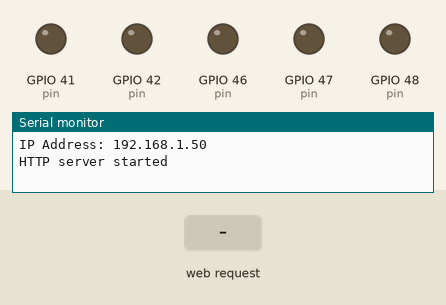
This sketch was run on a simulated ESP32. Shown: output pins drawn as LEDs (lit = HIGH), the last lines printed to the serial monitor. Inputs (shaded band) come from the test bench. WiFi joins after 1.5 s; servers stay silent unless stated.

Above: at 2.7 s.
2.8 s: HTTP request GET /boot/1 received
At 5.2 s:
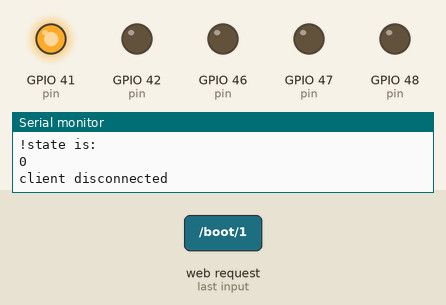
5.8 s: HTTP request GET /boot/2 received
At 7.55 s:
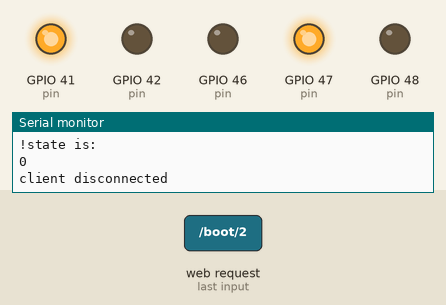
8.8 s: HTTP request GET /boot/3 received
At 10.55 s:
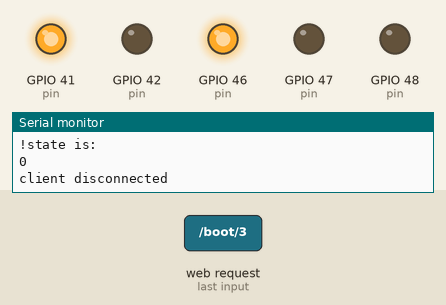
11.8 s: HTTP request GET /boot/4 received
At 13.55 s:
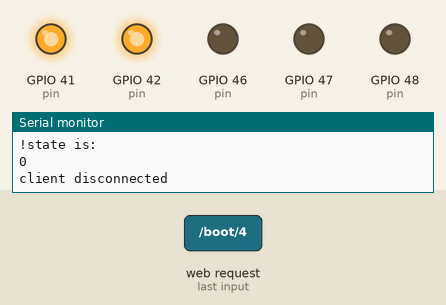
Timing chart, 0 to 15.3 s (numbered marks = the images above; inputs shaded):
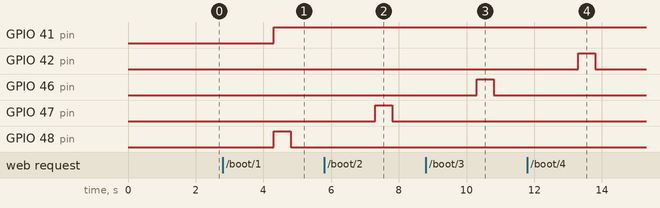

The sketch:

esp_betterETHERNET.ino
```cpp
#include <SPI.h>
#include <Ethernet.h>
#include <NetworkClient.h>
#include <HTTPClient.h>
#include <WebServer.h>
#include <ESPmDNS.h>
#include <ArduinoJson.h>
#include <vector>

#define W5500_CS    14  // Chip Select pin
#define W5500_RST    9  // Reset pin
#define W5500_INT   10  // Interrupt pin
#define W5500_MISO  12  // MISO pin
#define W5500_MOSI  11  // MOSI pin
#define W5500_SCK   13  // Clock pin

#define DEBUG true

String status = "";

byte mac[] = { 0xDE, 0xAD, 0xBE, 0xEF, 0xFE, 0xED };

EthernetServer server(80);

// Time stuffs
struct TimedAction {
  unsigned long triggerTime;
  int pin;
  bool state;
};

unsigned long currentMillis;
const unsigned long oneSecond = 1000;
const unsigned long twoSeconds = 2000;
std::vector<TimedAction> timedActionsVec;

void command(const String& CMD) {
  JsonDocument json;
  DeserializationError error = deserializeJson(json, CMD);
  if (error) {
    Serial.println("Failed to parse");
    return;
  }

  JsonArray array = json.as<JsonArray>();
  changePowerState(array);
}

void changePowerState(JsonArray array) {
  for (int i = 0; i < array.size(); i++) {
    JsonObject obj = array[i];
    String pinNum = obj["pin"].as<String>();
    bool state = obj["power"];
    bool pulse = obj["pulse"];

    int pin = -1;
    if (pinNum == "boot_1") {
      pin = 48;
    } else if (pinNum == "boot_2") {
      pin = 47;
    } else if (pinNum == "boot_3") {
      pin = 46;
    } else if (pinNum == "boot_4") {
      pin = 42;
    } else if (pinNum == "reset") {
      pin = 41;
    }

    changePowerStateReal(pin, state);

    if (pulse) {
      unsigned long pulseTime;
      if(pinNum == "reset") pulseTime = oneSecond;
      else pulseTime = twoSeconds;

      if (DEBUG) Serial.println("pulseTime is: ");
      if (DEBUG) Serial.println(pulseTime);

      if (DEBUG) Serial.println("pin is: ");
      if (DEBUG) Serial.println(pin);

      if (DEBUG) Serial.println("!state is: ");
      if (DEBUG) Serial.println(!state);

      TimedAction newAction = {currentMillis + pulseTime, pin, !state};
      timedActionsVec.push_back(newAction);
    }
  }
}

void changePowerStateReal(int pin, bool state) {
    if (state) digitalWrite(pin, HIGH);
    else digitalWrite(pin, LOW);
}

void returnToClient(EthernetClient client){
    client.println("HTTP/1.1 200 OK");
    client.println("Content-Type: application/json");
    client.println("Connection: close");  // the connection will be closed after completion of the response
    //client.println("Refresh: 5");  // refresh the page automatically every 5 sec
    client.println();
    client.println("{}");
}

void setup() {
  pinMode(48, OUTPUT);
  pinMode(47, OUTPUT);
  pinMode(46, OUTPUT);
  pinMode(42, OUTPUT);
  pinMode(41, OUTPUT);
  Serial.begin(115200);

  SPI.begin(W5500_SCK, W5500_MISO, W5500_MOSI, W5500_CS);

  // Initialize Ethernet using DHCP to obtain an IP address
  Ethernet.init(W5500_CS);
  if (Ethernet.begin(mac) == 0) {
    Serial.println("Failed to configure Ethernet using DHCP");
    while (true); // Halt if DHCP configuration fails
  }

  // Print the assigned IP address
  Serial.print("IP Address: ");
  Serial.println(Ethernet.localIP());

  server.begin();
  Serial.println("HTTP server started");

  currentMillis = millis();
}

void loop(void) {
  currentMillis = millis();
  EthernetClient client = server.available();

  if (client) {
    Serial.println("new client");

    boolean currentLineIsBlank = true;
    String MSG = "";

    // Gather Header
    while (client.connected()) {
      if (client.available()) {
        char c = client.read();
        if (DEBUG) Serial.write(c);
        MSG += c;
        if (c == '\n' && currentLineIsBlank) break;
        if (c == '\n') currentLineIsBlank = true;
        else if (c != '\r') currentLineIsBlank = false;
      }
    }

    // Handle Header
    if (DEBUG) Serial.println("Message is");
    if (DEBUG) Serial.println(MSG);

    String Firstline = MSG.substring(0, MSG.indexOf("\n"));
    String Method = Firstline.substring(0, Firstline.indexOf(" "));
    String Path = Firstline.substring(Firstline.indexOf(" ") + 1, Firstline.indexOf(" ", Firstline.indexOf(" ") + 1));

    if (DEBUG) {
      Serial.println("Firstline: " + Firstline);
      Serial.println("Method: " + Method);
      Serial.println("Path: " + Path);
    }

    String MSG_Remove_Empty_Line = MSG.substring(0, MSG.lastIndexOf("\n") - 2);
    if (DEBUG) Serial.println("MSG_Remove_Empty_Line");
    if (DEBUG) Serial.println(MSG_Remove_Empty_Line);

    String Lastline = MSG_Remove_Empty_Line.substring(MSG_Remove_Empty_Line.lastIndexOf("\n") + 1, MSG_Remove_Empty_Line.length());
    if (DEBUG) Serial.println("Lastline Is");
    if (DEBUG) Serial.println(Lastline);

    String ContentLengthSTR = Lastline.substring(Lastline.indexOf(":") + 2 , Lastline.length());
    if (DEBUG) Serial.println("ContentLengthSTR Is");
    if (DEBUG) Serial.println(ContentLengthSTR);

    int ContentLengthNUM = ContentLengthSTR.toInt();

    // Handle Body
    String body = "";
    while (body.length() < ContentLengthNUM && client.connected()) {
      if (client.available()) {
        char c = client.read();
        body += c;
      }
    }

    if (DEBUG) Serial.println("body Is");
    if (DEBUG) Serial.println(body);

    // call power function(s)
    if (Method == "POST") {
      if (Path == "/power") {
        command(body);
      }
    }
    else if (Method == "GET") {
        if (Path == "/flashing") {
            returnToClient(client);
            status = "flashing";
            command("[{\"pin\" : \"reset\", \"power\" : false, \"pulse\" : true}]");
        }
        else if (Path == "/boot/1") {
            returnToClient(client);
            status = "boot_1";
            command("[{\"pin\" : \"reset\", \"power\" : false, \"pulse\" : true}, {\"pin\" : \"boot_1\", \"power\" : true, \"pulse\" : true}]");
        }
        else if (Path == "/boot/2") {
            returnToClient(client);
            status = "boot_2";
            command("[{\"pin\" : \"reset\", \"power\" : false, \"pulse\" : true}, {\"pin\" : \"boot_2\", \"power\" : true, \"pulse\" : true}]");
        }
        else if (Path == "/boot/3") {
            returnToClient(client);
            status = "boot_3";
            command("[{\"pin\" : \"reset\", \"power\" : false, \"pulse\" : true}, {\"pin\" : \"boot_3\", \"power\" : true, \"pulse\" : true}]");
        }
        else if (Path == "/boot/4") {
            returnToClient(client);
            status = "boot_4";
            command("[{\"pin\" : \"reset\", \"power\" : false, \"pulse\" : true}, {\"pin\" : \"boot_4\", \"power\" : true, \"pulse\" : true}]");
        }
        else if (Path == "/status") {
            client.println("HTTP/1.1 200 OK");
            client.println("Content-Type: application/json");
            client.println("Connection: close");  // the connection will be closed after completion of the response
            //client.println("Refresh: 5");  // refresh the page automatically every 5 sec
            client.println();
            client.println("{\"status\": \"" + status + "\"}");
        }


    }

    // give the web browser time to receive the data
    delay(1);
    // close the connection:
    client.stop();
    Serial.println("client disconnected");
  }

  for (int i = 0; i < timedActionsVec.size(); i++) {
    TimedAction action = timedActionsVec[i];

    if(action.triggerTime <= currentMillis) {
      changePowerStateReal(action.pin, action.state);
      timedActionsVec.erase(timedActionsVec.begin() + i);
      i--;
    }
  }
}
```

Measured:
- after the input at 2.8 s, GPIO 41 (pin): LOW → HIGH after 1.5 s; GPIO 48 (pin): LOW → HIGH after 1.5 s, → LOW 0.50 s later
- after the input at 5.8 s, GPIO 47 (pin): LOW → HIGH after 1.5 s, → LOW 0.50 s later
- after the input at 8.8 s, GPIO 46 (pin): LOW → HIGH after 1.5 s, → LOW 0.50 s later
- after the input at 11.8 s, GPIO 42 (pin): LOW → HIGH after 1.5 s, → LOW 0.50 s later
